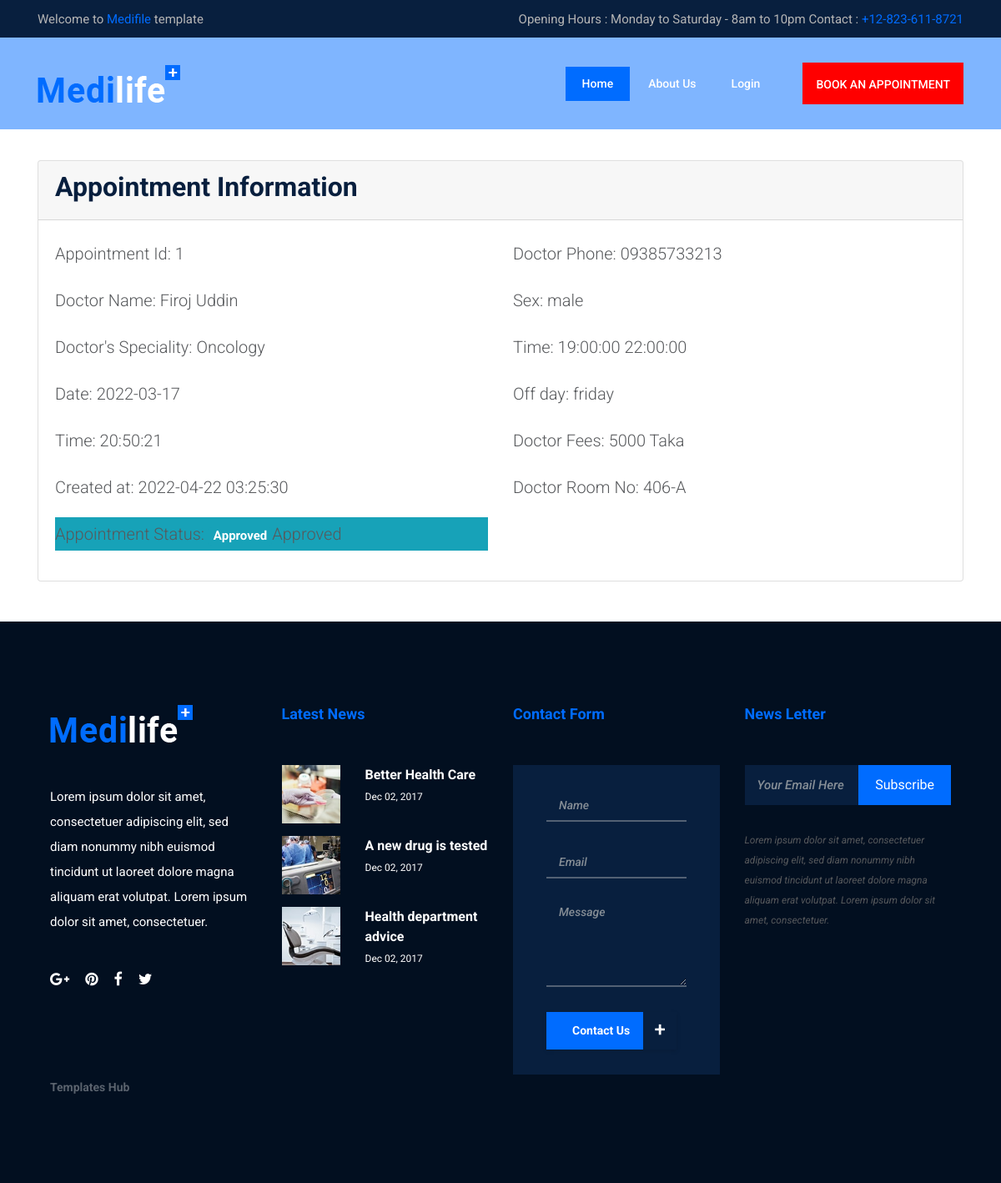
The page /appointment-view.php?id=1 on the database its author committed.
### tables this page shows
CREATE TABLE `appointment` (
  `id` int(11) NOT NULL,
  `user_id` int(11) NOT NULL,
  `doctor_id` int(11) NOT NULL,
  `ap_date` varchar(255) NOT NULL,
  `ap_time` varchar(255) NOT NULL,
  `created_at` timestamp NOT NULL DEFAULT current_timestamp(),
  `status` tinyint(1) NOT NULL DEFAULT 0
);

CREATE TABLE `details` (
  `id` int(11) NOT NULL,
  `user_id` int(11) NOT NULL,
  `f_name` varchar(255) NOT NULL,
  `l_name` varchar(255) NOT NULL,
  `address` varchar(255) NOT NULL,
  `sex` varchar(255) NOT NULL,
  `phone` varchar(255) NOT NULL,
  `doctor_details` tinyint(1) DEFAULT NULL,
  `employee_details` tinyint(1) DEFAULT NULL,
  `admin_details` tinyint(1) DEFAULT NULL
);

CREATE TABLE `doc_specialist` (
  `id` int(11) NOT NULL,
  `specialist_at` varchar(255) NOT NULL
);

CREATE TABLE `doctors` (
  `id` int(11) NOT NULL,
  `user_id` int(11) NOT NULL,
  `specialist_at` int(11) NOT NULL,
  `room_no` varchar(255) NOT NULL,
  `fees` int(11) NOT NULL,
  `off_day` varchar(255) NOT NULL,
  `starting_time` time NOT NULL,
  `end_time` time NOT NULL
);

### appointment-view.php (the view)
<?php include "frontend/head.php"; ?>
<?php
include 'config.php';
if (isset($_GET['id'])){
    $user_id = mysqli_real_escape_string($conn, $_GET['id']);
    $sql = "SELECT a.id, a.user_id, a.doctor_id, a.ap_date, a.status, a.ap_time, a.created_at, d.f_name,
       d.l_name, d.phone, d.sex, d.address, dc.specialist_at, dc.room_no, dc.fees , dc.off_day, dc.starting_time, dc.end_time
FROM appointment as a , details as d, doctors as dc
WHERE  d.user_id  = a.doctor_id  and dc.user_id = a.doctor_id and a.id = '$user_id'" ;
    $result  = mysqli_query($conn, $sql);
    $doc = mysqli_fetch_assoc($result);
    $s_id =$doc['specialist_at'];
    $sql_sp = "SELECT * FROM `doc_specialist` WHERE id = '$s_id'";
    $result  = mysqli_query($conn, $sql_sp);
    $specialist = mysqli_fetch_assoc($result);
}
?>
<?php include "frontend/navigation.php"; ?>
    <section class="content pt-5">
        <div class="container py-5 mt-5">
            <div class="row pt-5">
                <div class="col-12">
                    <div class="card">
                        <div class="card-header d-flex align-items-center justify-content-between">
                            <h2>Appointment Information </h2>
                        </div>
                        <div class="card-body">
                            <div class="row">
                                <div class="col-md-6">
                                    <p class="lead">Appointment Id: <?php echo htmlspecialchars($doc['id']); ?></p>
                                    <p class="lead">Doctor Name: <?php echo htmlspecialchars($doc['f_name']); ?> <?php echo htmlspecialchars($doc['l_name']); ?></p>
                                    <p class="lead">Doctor's Speciality: <?php echo htmlspecialchars($specialist['specialist_at']); ?></p>
                                    <p class="lead">Date: <?php echo htmlspecialchars($doc['ap_date']); ?></p>
                                    <p class="lead">Time: <?php echo htmlspecialchars($doc['ap_time']); ?></p>
                                    <p class="lead">Created at: <?php echo htmlspecialchars($doc['created_at']); ?></p>
                                    <p class="lead <?php
                                    if($doc['status'] == 1){
                                        echo "bg-info" ;
                                    }else{
                                        echo "bg-denger" ;
                                    }
                                    ?>">Appointment Status: <?php
                                        if($doc['status'] == 1){
                                            echo '<span class=" badge badge-info">Approved</span>Approved' ;
                                        }else{
                                            echo '<span class=" badge badge-danger">unapproved</span>' ;
                                        }
                                        ?></p>
                                </div>
                                <div class="col-md-6">
                                    <p class="lead">Doctor Phone: <?php echo htmlspecialchars($doc['phone']); ?></p>
                                    <p class="lead">Sex:  <?php echo htmlspecialchars($doc['sex']); ?></p>
                                    <p class="lead">Time: <?php echo htmlspecialchars($doc['starting_time']); ?> <?php echo htmlspecialchars($doc['end_time']); ?></p>
                                    <p class="lead">Off day: <?php echo htmlspecialchars($doc['off_day']); ?></p>
                                    <p class="lead">Doctor Fees: <?php echo htmlspecialchars($doc['fees']); ?> Taka</p>
                                    <p class="lead">Doctor Room No: <?php echo htmlspecialchars($doc['room_no']); ?></p>
                                </div>
                            </div>
                        </div>
                    </div>
                </div>
            </div>
        </div>
    </section>
<?php include "frontend/foot.php"; ?>

### frontend/style.css (style rules this page uses)
* { margin: 0; padding: 0; }
body { font-family: "Roboto", sans-serif; }
h1, h2, h3, h4, h5, h6 { color: #081f3e; font-weight: 700; }
p { color: #57595c; font-size: 15px; line-height: 2; font-weight: 400; }

### rows shown on the page
appointment: id "1", details.f_name "Firoj", details.l_name "Uddin", ap_date "2022-03-17", ap_time "20:50:21", created_at "2022-04-22 03:25:30", details.phone "09385733213", details.sex "male", doctors.starting_time "19:00:00", doctors.end_time "22:00:00", doctors.off_day "friday", doctors.fees "5000", doctors.room_no "406-A"
doc_specialist: specialist_at "Oncology"
